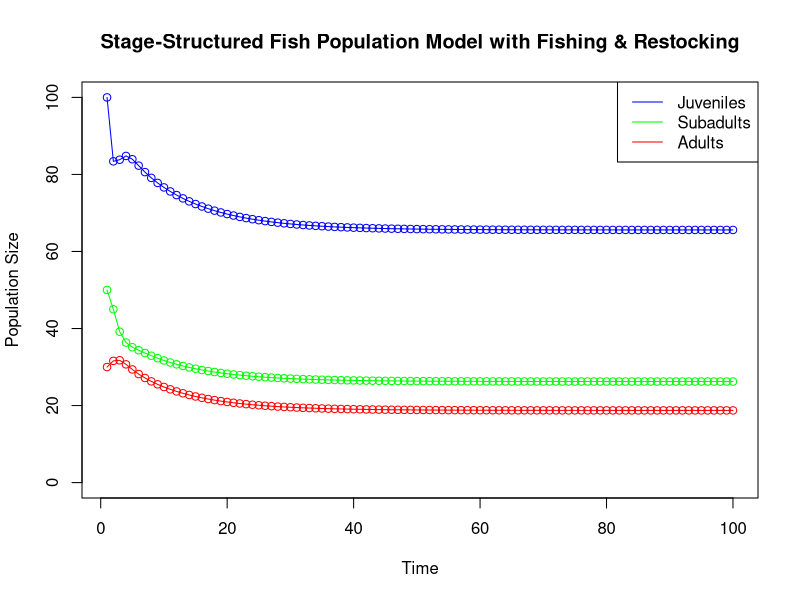

This figure's R source:
# Define parameters
juvenile_survival_rate <- 0.5   # Probability of a juvenile surviving to the next time step
subadult_survival_rate <- 0.7   # Probability of a subadult surviving to the next time step
adult_survival_rate <- 0.9      # Probability of an adult surviving to the next time step
juvenile_to_subadult_rate <- 0.2 # Probability of a juvenile transitioning to subadult
subadult_to_adult_rate <- 0.2   # Probability of a subadult transitioning to adult
reproduction_rate <- 2.0        # Number of juveniles produced by each adult
carrying_capacity <- 500

#restocking
restocked_juveniles <- 20

# Fishing rates
juvenile_fishing_rate <- 0.1    # Fraction of juvenile population caught by fishing per time step
adult_fishing_rate <- 0.2       # Fraction of adult population caught by fishing per time step

# Initial population sizes
juvenile_population <- 100
subadult_population <- 50
adult_population <- 30

# Number of time steps to simulate
time_steps <- 100

# Vectors to store population sizes over time
juvenile_population_over_time <- numeric(time_steps)
subadult_population_over_time <- numeric(time_steps)
adult_population_over_time <- numeric(time_steps)

# Initialize population sizes
juvenile_population_over_time[1] <- juvenile_population
subadult_population_over_time[1] <- subadult_population
adult_population_over_time[1] <- adult_population

# Simulation loop
for (t in 2:time_steps) {
  # Calculate the number of juveniles, subadults, and adults in the next time step
  total_population <- juvenile_population + subadult_population + adult_population
  new_juveniles <- adult_population * reproduction_rate * (1 - total_population / carrying_capacity)
  surviving_juveniles <- juvenile_population * juvenile_survival_rate * (1 - juvenile_fishing_rate)
  new_subadults <- juvenile_population * juvenile_to_subadult_rate
  surviving_subadults <- subadult_population * subadult_survival_rate
  new_adults <- subadult_population * subadult_to_adult_rate
  surviving_adults <- adult_population * adult_survival_rate * (1 - adult_fishing_rate)
  
  # Update population sizes
  juvenile_population <- new_juveniles + surviving_juveniles - new_subadults + restocked_juveniles
  subadult_population <- new_subadults + surviving_subadults - new_adults
  adult_population <- new_adults + surviving_adults
  
  # Store population sizes
  juvenile_population_over_time[t] <- juvenile_population
  subadult_population_over_time[t] <- subadult_population
  adult_population_over_time[t] <- adult_population
}

# Plot the results
plot(1:time_steps, juvenile_population_over_time, type = "o", col = "blue", 
     ylim = c(0, max(juvenile_population_over_time, subadult_population_over_time, adult_population_over_time)), 
     xlab = "Time", ylab = "Population Size", main = "Stage-Structured Fish Population Model with Fishing & Restocking")
lines(1:time_steps, subadult_population_over_time, type = "o", col = "green")
lines(1:time_steps, adult_population_over_time, type = "o", col = "red")
legend("topright", legend = c("Juveniles", "Subadults", "Adults"), col = c("blue", "green", "red"), lty = 1)
